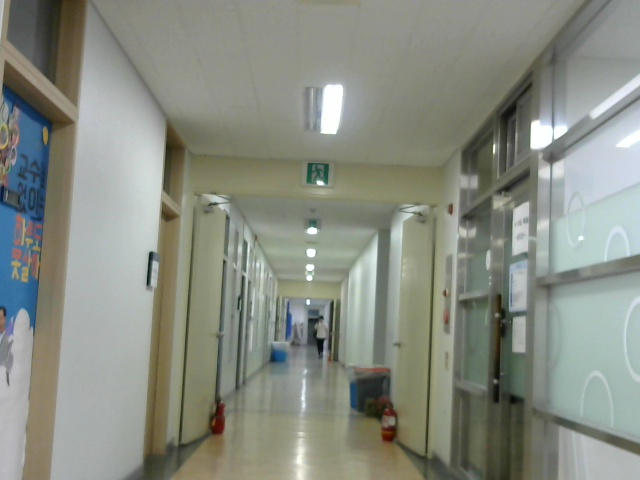
//> input picture whereAmI/OH/idx38_camera2.jpg, 640 x 480 px
$ ./p.150_3.5.1_연습문제   (built with g++ and OpenCV 4)
//> lines starting //> are read from the running program, lines starting //| are printed output that depends on the picture
#include <iostream>
#include <opencv2\core\core.hpp>
#include <opencv2\highgui\highgui.hpp>
#include <opencv2\imgproc\imgproc.hpp>

using namespace cv;
using namespace std;

static char* SOURCE_IMAGE1 = "Source Image 1_original";

int main(){

	Mat image = imread("OH\\idx38_camera2.jpg");
//> image is the input picture: 480 rows x 640 cols, CV_8UC3; mean B, G, R 130.4, 140.5, 136.3

	Mat out,grayImage,hsv,I202;

	vector<Mat> channel;
	cvtColor(image, hsv, CV_BGR2HSV);
//> hsv: 480 rows x 640 cols, CV_8UC3; mean H, S, V 52.2, 33.5, 142.9
	cvtColor(image, grayImage, CV_BGR2GRAY);
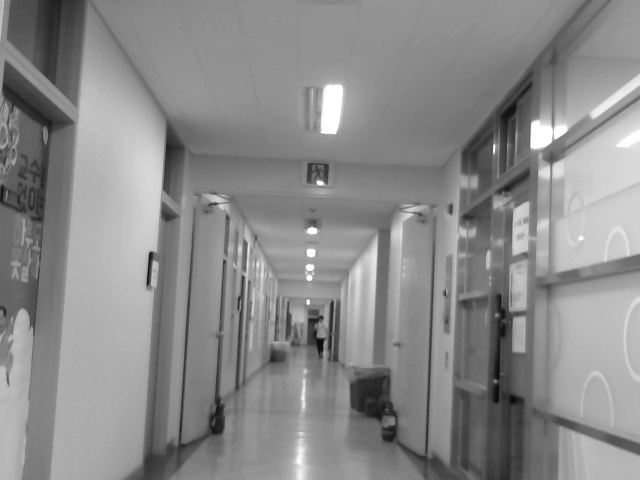
//> grayImage: 480 rows x 640 cols, CV_8UC1; min 9, max 255, mean 138.1

	split(hsv, channel);
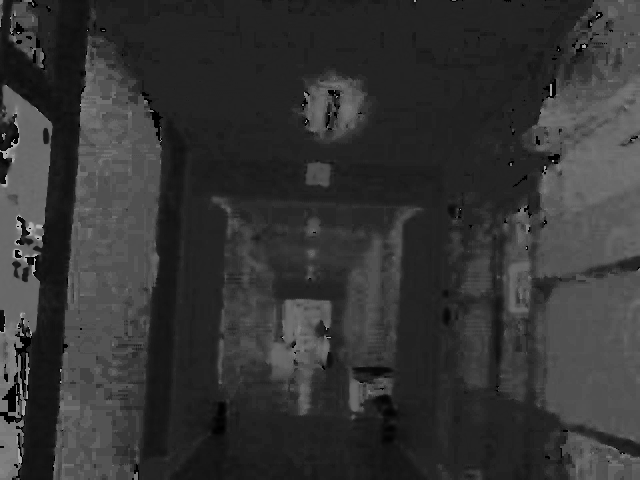
//> channel[0]: 480 rows x 640 cols, CV_8UC1; min 0, max 179, mean 52.2
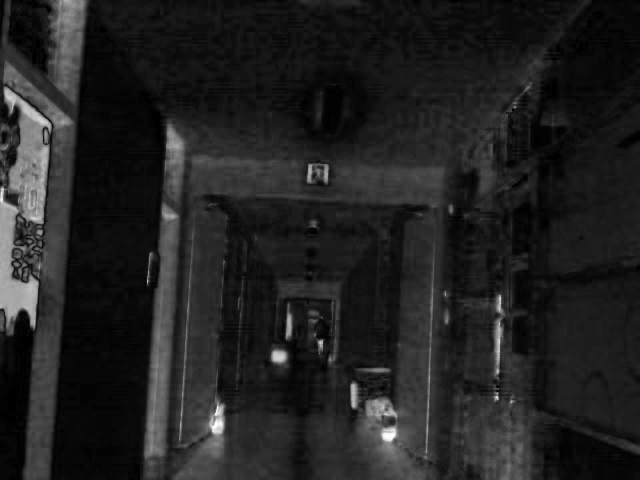
//> channel[1]: 480 rows x 640 cols, CV_8UC1; min 0, max 255, mean 33.5
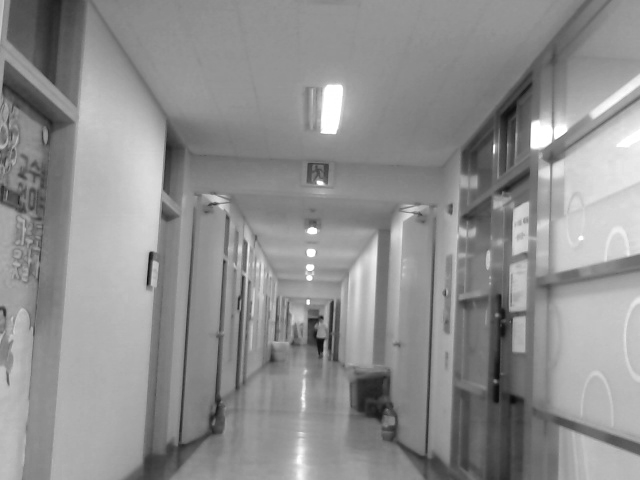
//> channel[2]: 480 rows x 640 cols, CV_8UC1; min 9, max 255, mean 142.9

	int x, y;
	float c;
	double tmp;
	//grayImage.copyTo(out);

	int histSize = 256;
	float range[] = { 0, 256 };
	const float* histRange = { range };
	bool uniform = true;
	bool accumulate = false;
	Mat hist;
	calcHist(&grayImage, 1, 0, Mat(), hist, 1, &histSize, &histRange, uniform, accumulate);
//> hist = 256 values, max 12027 at index 146, min 0 at index 0, mean 1200

	int darkness = 0; int brightness = 0;
	for (int i = 0; i < 256; i++){
		cout << "Value" << i << "=" << hist.at<float>(i) << endl;
		if (i < 127){
			darkness += hist.at<float>(i);
		}
		else if (i >= 127){
			brightness += hist.at<float>(i);
		}
	}
//> this loop made 256 passes
//> darkness on passes 1 to 12: 0, 0, 0, 0, 0, 0, 0, 0, 0, 2, 5, 16
//| Value0=0
//| Value1=0
//| Value2=0
//| Value3=0
//| Value4=0
//| Value5=0
//| Value6=0
//| Value7=0
//> (output is shown up to pass 8 of 256)
//> after the loop, darkness = 104001; brightness = 203199
	cout <<endl << "dark = " << darkness << endl;
//| dark = 104001
	cout << "bright = " << brightness << endl;
//| bright = 203199
	cout << "dark/bright = " << (float) darkness / brightness *100 << endl;
//| dark/bright = 51.1818


	// [12 lines of commented-out code are left out]

	merge(channel, out);
	cvtColor(out, out, CV_HSV2BGR);

	namedWindow(SOURCE_IMAGE1, CV_WINDOW_AUTOSIZE);
	imshow(SOURCE_IMAGE1, image);
	imshow("v", channel[2]);
	imshow("out", out);

	waitKey(0);
	destroyAllWindows();
	return 0;
}

$ run again, with whereAmI/OH/idx0_camera3.jpg copied over whereAmI/OH/idx38_camera2.jpg
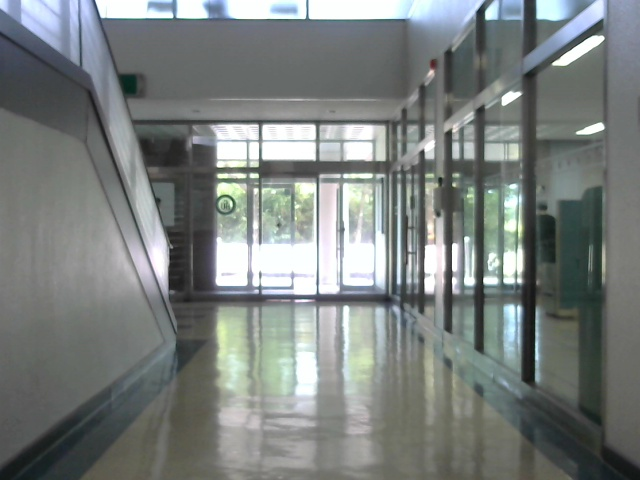
//> input picture whereAmI/OH/idx0_camera3.jpg, 640 x 480 px
//> image is the input picture: 480 rows x 640 cols, CV_8UC3; mean B, G, R 126.3, 127.9, 122.2
//> hsv: 480 rows x 640 cols, CV_8UC3; mean H, S, V 68.9, 20.4, 130.3
//> `split(hsv, channel);`:
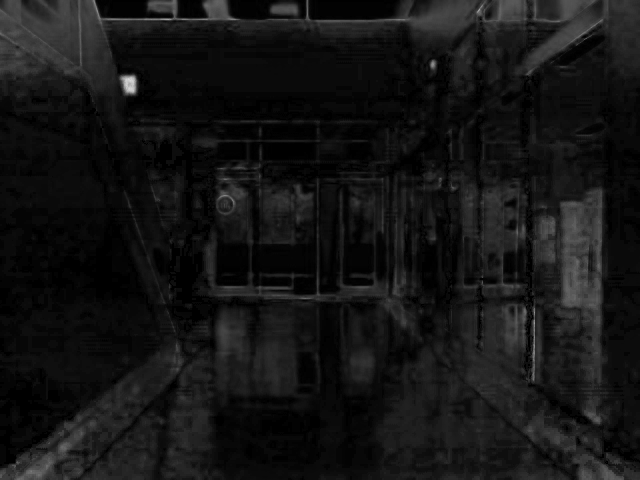
//> channel[1]: 480 rows x 640 cols, CV_8UC1; min 0, max 216, mean 20.4
//> `split(hsv, channel);`:
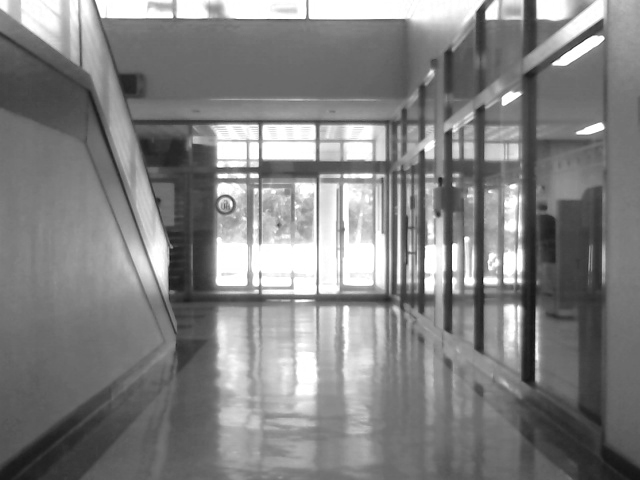
//> channel[2]: 480 rows x 640 cols, CV_8UC1; min 21, max 255, mean 130.3
//> hist = 256 values, max 8682 at index 254, min 0 at index 0, mean 1200
//> the loop `for (int i = 0; i < 256; i++)` made 256 passes
//> darkness on passes 1 to 8: 0, 0, 0, 0, 0, 0, 0, 0
//> (printed output is left out)
//> after the loop `for (int i = 0; i < 256; i++)`: darkness = 191802; brightness = 115398
//| dark = 191802
//| bright = 115398
//| dark/bright = 166.209

$ run again, with whereAmI/OH/idx10_camera1.jpg copied over whereAmI/OH/idx38_camera2.jpg
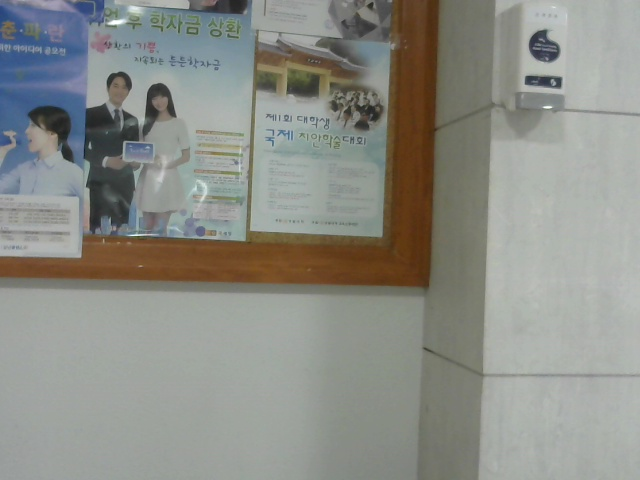
//> input picture whereAmI/OH/idx10_camera1.jpg, 640 x 480 px
//> image is the input picture: 480 rows x 640 cols, CV_8UC3; mean B, G, R 135.1, 141.5, 139.8
//> hsv: 480 rows x 640 cols, CV_8UC3; mean H, S, V 55.5, 34.3, 146.9
//> `split(hsv, channel);`:
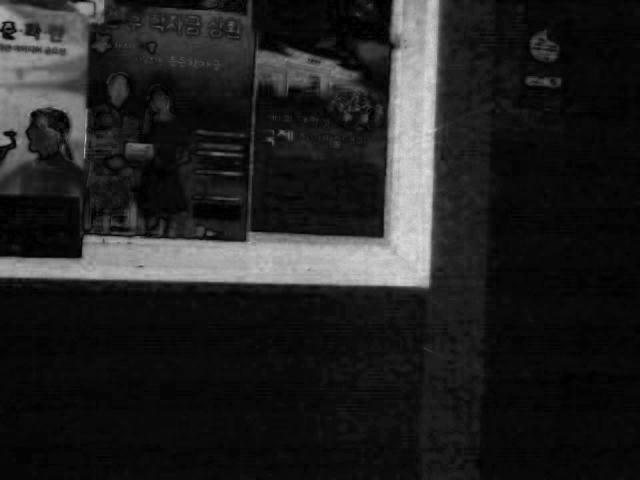
//> channel[1]: 480 rows x 640 cols, CV_8UC1; min 0, max 222, mean 34.3
//> `split(hsv, channel);`:
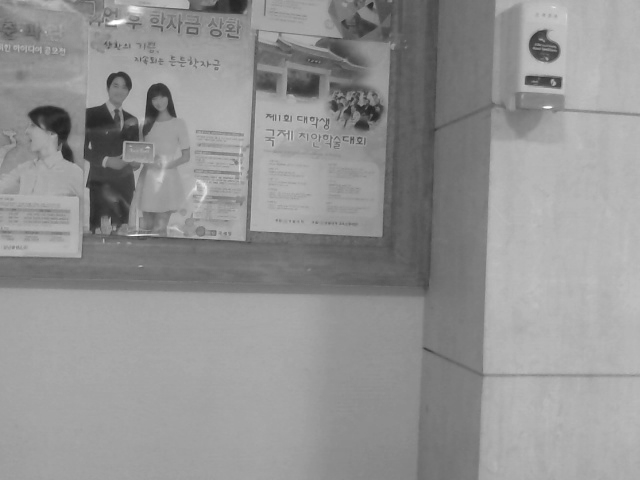
//> channel[2]: 480 rows x 640 cols, CV_8UC1; min 33, max 255, mean 146.9
//> hist = 256 values, max 12864 at index 162, min 0 at index 0, mean 1200
//> the loop `for (int i = 0; i < 256; i++)` made 256 passes
//> darkness on passes 1 to 8: 0, 0, 0, 0, 0, 0, 0, 0
//> (printed output is left out)
//> after the loop `for (int i = 0; i < 256; i++)`: darkness = 97672; brightness = 209528
//| dark = 97672
//| bright = 209528
//| dark/bright = 46.6152

$ run again, with whereAmI/OH/idx10_camera2.jpg copied over whereAmI/OH/idx38_camera2.jpg
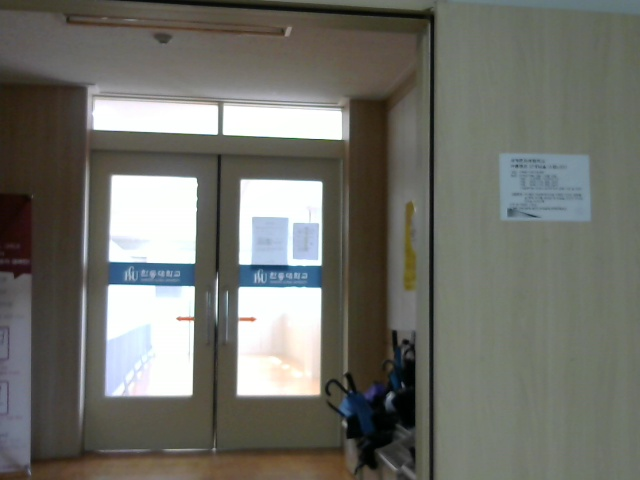
//> input picture whereAmI/OH/idx10_camera2.jpg, 640 x 480 px
//> image is the input picture: 480 rows x 640 cols, CV_8UC3; mean B, G, R 106.6, 113.3, 112.6
//> hsv: 480 rows x 640 cols, CV_8UC3; mean H, S, V 44.4, 41.3, 117.7
//> `split(hsv, channel);`:
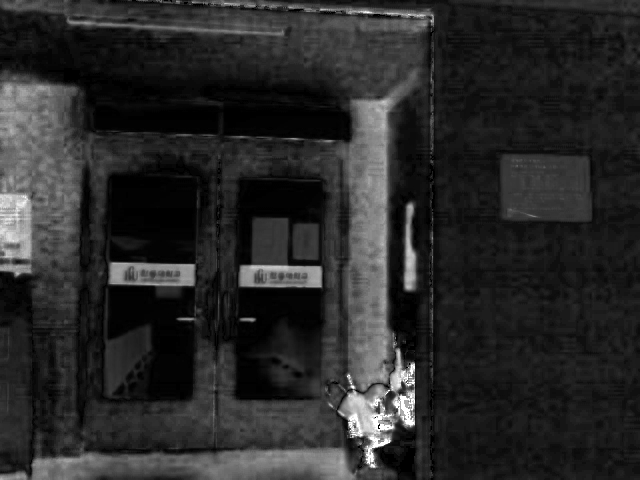
//> channel[1]: 480 rows x 640 cols, CV_8UC1; min 0, max 255, mean 41.3
//> `split(hsv, channel);`:
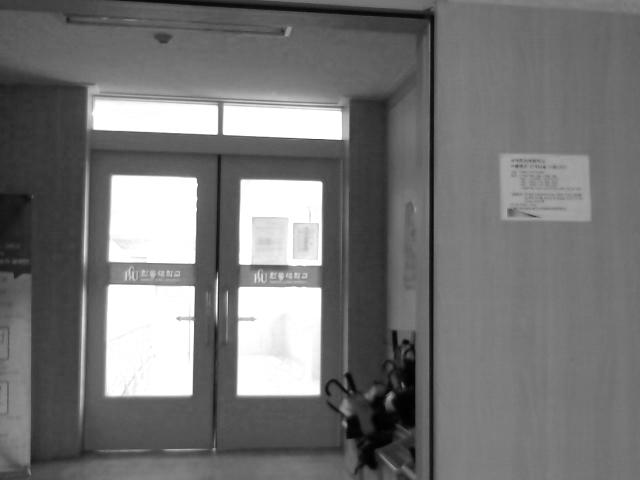
//> channel[2]: 480 rows x 640 cols, CV_8UC1; min 0, max 255, mean 117.7
//> hist = 256 values, max 16249 at index 254, min 2 at index 0, mean 1200
//> the loop `for (int i = 0; i < 256; i++)` made 256 passes
//> darkness on passes 1 to 8: 2, 205, 586, 913, 1242, 1536, 1757, 1952
//> (printed output is left out)
//> after the loop `for (int i = 0; i < 256; i++)`: darkness = 253854; brightness = 53346
//| dark = 253854
//| bright = 53346
//| dark/bright = 475.863
